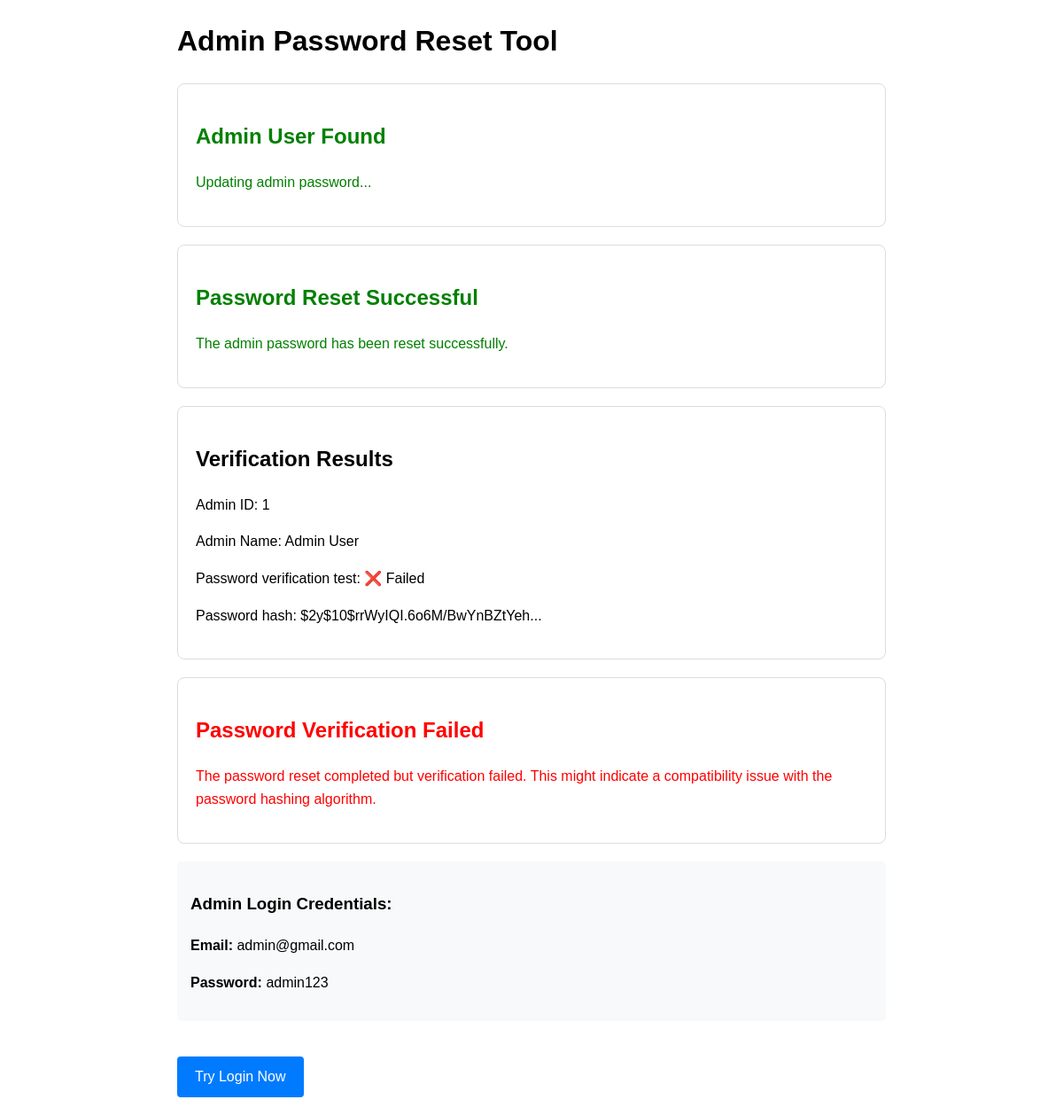
The app's page /reset_admin_password.php with its own data.
### tables this page shows
CREATE TABLE users (
    id INT(11) AUTO_INCREMENT PRIMARY KEY,
    name VARCHAR(100) NOT NULL,
    email VARCHAR(100) NOT NULL UNIQUE,
    password VARCHAR(255) NOT NULL,
    role ENUM('patient', 'doctor', 'admin') NOT NULL DEFAULT 'patient',
    specialization VARCHAR(100) NULL,
    phone VARCHAR(20) NULL,
    address TEXT NULL,
    date_of_birth DATE NULL,
    gender ENUM('male', 'female', 'other') NULL,
    profile_picture VARCHAR(255) NULL,
    created_at TIMESTAMP DEFAULT CURRENT_TIMESTAMP,
    updated_at TIMESTAMP DEFAULT CURRENT_TIMESTAMP ON UPDATE CURRENT_TIMESTAMP,
    INDEX idx_role (role),
    INDEX idx_email (email)
);

### reset_admin_password.php (the view, shortened to what this page needs)
<?php
$host = "localhost";
$username = "root";
$password = "";
$database = "clinicdentalsystem";
$conn = new mysqli($host, $username, $password, $database);
echo "<!DOCTYPE html>
<html>
<head>
    <title>Reset Admin Password</title>
    <style>
        body { font-family: Arial, sans-serif; margin: 20px; line-height: 1.6; }
        .container { max-width: 800px; margin: 0 auto; }
        .card { border: 1px solid #ddd; border-radius: 8px; padding: 20px; margin-bottom: 20px; }
        .success { color: green; }
        .error { color: red; }
        .info { background-color: #f8f9fa; padding: 15px; border-radius: 5px; margin: 20px 0; }
        .btn { display: inline-block; padding: 10px 20px; background: #007bff; color: white;
               text-decoration: none; border-radius: 4px; margin-top: 20px; }
    </style>
</head>
<body>
    <div class='container'>
        <h1>Admin Password Reset Tool</h1>";
$admin_check = "SELECT * FROM users WHERE email = 'admin@gmail.com' AND role = 'admin'";
$result = $conn->query($admin_check);
if ($result->num_rows == 0) {
    echo "<div class='card error'>
            <h2>Admin User Not Found</h2>
            <p>Creating new admin user...</p>
          </div>";
    $admin_name = "Admin User";
    $admin_email = "admin@gmail.com";
    $admin_password = password_hash("admin123", PASSWORD_DEFAULT);
    $admin_role = "admin";
    $create_sql = "INSERT INTO users (name, email, password, role) VALUES (?, ?, ?, ?)";
    $create_stmt = $conn->prepare($create_sql);
    $create_stmt->bind_param("ssss", $admin_name, $admin_email, $admin_password, $admin_role);
    if ($create_stmt->execute()) {
        echo "<div class='card success'>
                <h2>Admin User Created</h2>
                <p>Successfully created new admin user.</p>
              </div>";
    } else {
        echo "<div class='card error'>
                <h2>Creation Failed</h2>
                <p>Failed to create admin user: {$conn->error}</p>
              </div>";
    }
} else {
    echo "<div class='card success'>
            <h2>Admin User Found</h2>
            <p>Updating admin password...</p>
          </div>";
    $new_password = password_hash("admin123", PASSWORD_DEFAULT);
    $update_sql = "UPDATE users SET password = ? WHERE email = 'admin@gmail.com' AND role = 'admin'";
    $update_stmt = $conn->prepare($update_sql);
    $update_stmt->bind_param("s", $new_password);
    if ($update_stmt->execute()) {
        echo "<div class='card success'>
                <h2>Password Reset Successful</h2>
                <p>The admin password has been reset successfully.</p>
              </div>";
    } else {
        echo "<div class='card error'>
                <h2>Reset Failed</h2>
                <p>Failed to reset admin password: {$conn->error}</p>
              </div>";
    }
}
$verify_sql = "SELECT * FROM users WHERE email = 'admin@gmail.com' AND role = 'admin'";
$verify_result = $conn->query($verify_sql);
if ($verify_result->num_rows > 0) {
    $admin = $verify_result->fetch_assoc();
    $sample_password = "admin123";
    $verify_default = password_verify($sample_password, $admin['password']);
    echo "<div class='card'>
            <h2>Verification Results</h2>
            <p>Admin ID: {$admin['id']}</p>
            <p>Admin Name: {$admin['name']}</p>
            <p>Password verification test: " . ($verify_default ? "✅ Success" : "❌ Failed") . "</p>
            <p>Password hash: " . substr($admin['password'], 0, 30) . "...</p>
          </div>";
    if ($verify_default) {
        echo "<div class='card success'>
                <h2>Password Reset Complete</h2>
                <p>The admin password has been successfully reset and verified.</p>
              </div>";
    } else {
        echo "<div class='card error'>
                <h2>Password Verification Failed</h2>
                <p>The password reset completed but verification failed. This might indicate a compatibility issue with the password hashing algorithm.</p>
              </div>";
    }
} else {
    echo "<div class='card error'>
            <h2>Verification Failed</h2>
            <p>Admin user not found after reset attempt.</p>
          </div>";
}
echo "<div class='info'>
        <h3>Admin Login Credentials:</h3>
        <p><strong>Email:</strong> admin@gmail.com</p>
        <p><strong>Password:</strong> admin123</p>
      </div>
      <a href='auth/login.php' class='btn'>Try Login Now</a>
    </div>
</body>
</html>";
?>

### reset_admin_password.php (style rules this page uses)
body { font-family: Arial, sans-serif; margin: 20px; line-height: 1.6; }
.container { max-width: 800px; margin: 0 auto; }
.card { border: 1px solid #ddd; border-radius: 8px; padding: 20px; margin-bottom: 20px; }
.success { color: green; }
.error { color: red; }
.info { background-color: #f8f9fa; padding: 15px; border-radius: 5px; margin: 20px 0; }
.btn { display: inline-block; padding: 10px 20px; background: #007bff; color: white; text-decoration: none; border-radius: 4px; margin-top: 20px; }

### records on screen
users: id "1", name "Admin User", password "$2y$10$rrWyIQI.6o6M/BwYnBZtYeh"
